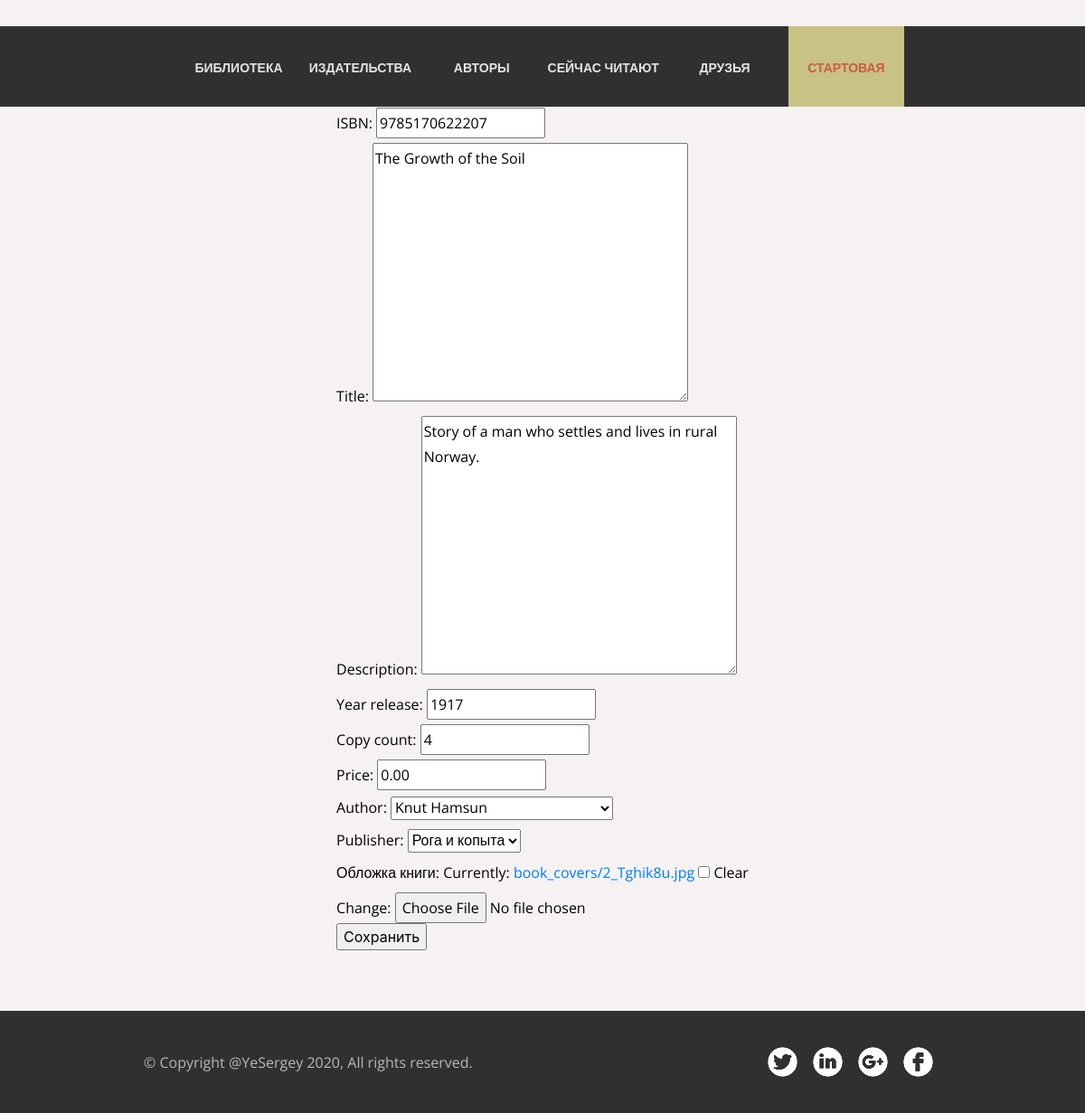
The app's page /book_list/1/ with its own data.
### p_library/models.py (models this page shows, shortened)
class Book(models.Model):
    ISBN = models.CharField(max_length=13)
    title = models.TextField()
    description = models.TextField()
    year_release = models.SmallIntegerField()
    copy_count = models.SmallIntegerField(default=1)
    price = models.DecimalField(max_digits=12, decimal_places=2, default=0)
    author = models.ForeignKey(Author, on_delete=models.CASCADE, null=True, related_name='books')
    publisher = models.ForeignKey(Publisher, on_delete=models.SET_NULL, null=True)
    readers = models.ManyToManyField('p_library.Friend',
                                     through='Reading', verbose_name='Читатели', related_name='readers')
    cover = models.ImageField(upload_to='book_covers', blank=True, verbose_name='Обложка книги')

### p_library/views.py (the view, shortened to what this page needs)
# urls.py: path('book_list/<int:pk>/', BookUpdate.as_view(), name='book_edit'),
class BookUpdate(UpdateView):
    model = Book
    fields = ['ISBN', 'title', 'description', 'year_release', 'copy_count', 'price', 'author', 'publisher', 'cover',]
    success_url = reverse_lazy('p_library:index')
    template_name = 'book_edit.html'

### p_library/models.py (called while the page is built)
    def __str__(self):
        return self.full_name

    def __str__(self):
        return self.name

### templates/p_library/book_edit.html (shortened to what this page needs)
{% extends 'base.html' %}
{% block content %}
    <form method="post" enctype="multipart/form-data">
        {{ form.as_p }}
        <input type="submit" value="Сохранить">
    </form>
{% endblock %}

### static/css/style.css (style rules this page uses)
body { margin: 0 0; padding: 0; background-color: #f6f2f2; display: flex; flex-direction: column; justify-content: flex-start; }
p { font-family: "Open Sans", sans-serif; font-style: normal; font-weight: normal; font-size: 15.9953px; line-height: 28px; margin: 0; color: #000000; }

### records on screen
Book: ISBN "9785170622207", title "The Growth of the Soil", description "Story of a man who settles and lives in rural Norway.", year_release "1917", copy_count "4", price "0.00", author "Knut Hamsun", publisher "Рога и копыта"
